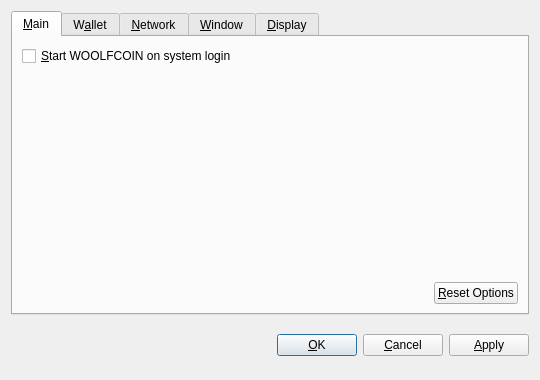
<?xml version="1.0" encoding="UTF-8"?>
<ui version="4.0">
 <class>OptionsDialog</class>
 <widget class="QDialog" name="OptionsDialog">
  <property name="geometry">
   <rect>
    <x>0</x>
    <y>0</y>
    <width>540</width>
    <height>380</height>
   </rect>
  </property>
  <property name="windowTitle">
   <string>Options</string>
  </property>
  <property name="modal">
   <bool>true</bool>
  </property>
  <layout class="QVBoxLayout" name="verticalLayout">
   <item>
    <widget class="QTabWidget" name="tabWidget">
     <property name="tabPosition">
      <enum>QTabWidget::North</enum>
     </property>
     <property name="currentIndex">
      <number>0</number>
     </property>
     <widget class="QWidget" name="tabMain">
      <attribute name="title">
       <string>&amp;Main</string>
      </attribute>
      <layout class="QVBoxLayout" name="verticalLayout_Main">
       <item>
        <widget class="QCheckBox" name="bitcoinAtStartup">
         <property name="toolTip">
          <string>Automatically start WOOLFCOIN after logging in to the system.</string>
         </property>
         <property name="text">
          <string>&amp;Start WOOLFCOIN on system login</string>
         </property>
        </widget>
       </item>
       <item>
        <spacer name="verticalSpacer_Main">
         <property name="orientation">
          <enum>Qt::Vertical</enum>
         </property>
         <property name="sizeHint" stdset="0">
          <size>
           <width>20</width>
           <height>40</height>
          </size>
         </property>
        </spacer>
       </item>
       <item>
        <layout class="QHBoxLayout" name="horizontalLayout_2_Main">
         <item>
          <spacer name="horizontalSpacer_2_Main">
           <property name="orientation">
            <enum>Qt::Horizontal</enum>
           </property>
           <property name="sizeHint" stdset="0">
            <size>
             <width>40</width>
             <height>20</height>
            </size>
           </property>
          </spacer>
         </item>
         <item>
          <widget class="QPushButton" name="resetButton">
           <property name="toolTip">
            <string>Reset all client options to default.</string>
           </property>
           <property name="text">
            <string>&amp;Reset Options</string>
           </property>
           <property name="autoDefault">
            <bool>false</bool>
           </property>
          </widget>
         </item>
        </layout>
       </item>
      </layout>
     </widget>
     <widget class="QWidget" name="tabWallet">
      <attribute name="title">
       <string>W&amp;allet</string>
      </attribute>
      <layout class="QVBoxLayout" name="verticalLayout_Network">
       <item>
        <widget class="QLabel" name="transactionFeeInfoLabel">
         <property name="text">
          <string>Optional transaction fee per kB that helps make sure your transactions are processed quickly. Most transactions are 1 kB.</string>
         </property>
         <property name="textFormat">
          <enum>Qt::PlainText</enum>
         </property>
         <property name="wordWrap">
          <bool>true</bool>
         </property>
        </widget>
       </item>
       <item>
        <layout class="QHBoxLayout" name="horizontalLayout_1_Main">
         <item>
          <widget class="QLabel" name="transactionFeeLabel">
           <property name="text">
            <string>Pay transaction &amp;fee</string>
           </property>
           <property name="textFormat">
            <enum>Qt::PlainText</enum>
           </property>
           <property name="buddy">
            <cstring>transactionFee</cstring>
           </property>
          </widget>
         </item>
         <item>
          <widget class="BitcoinAmountField" name="transactionFee"/>
         </item>
         <item>
          <spacer name="horizontalSpacer_1_Main">
           <property name="orientation">
            <enum>Qt::Horizontal</enum>
           </property>
           <property name="sizeHint" stdset="0">
            <size>
             <width>40</width>
             <height>20</height>
            </size>
           </property>
          </spacer>
         </item>
        </layout>
       </item>
       <item>
        <widget class="QLabel" name="label">
         <property name="text">
          <string>If you disable the spending of unconfirmed change, the change from a transaction cannot be used until that transaction has at least one confirmation. This also affects how your balance is computed.</string>
         </property>
         <property name="wordWrap">
          <bool>true</bool>
         </property>
        </widget>
       </item>
       <item>
        <widget class="QCheckBox" name="spendZeroConfChange">
         <property name="text">
          <string>Spend unconfirmed change  (experts only)</string>
         </property>
        </widget>
       </item>
       <item>
        <spacer name="verticalSpacer">
         <property name="orientation">
          <enum>Qt::Vertical</enum>
         </property>
         <property name="sizeHint" stdset="0">
          <size>
           <width>20</width>
           <height>40</height>
          </size>
         </property>
        </spacer>
       </item>
      </layout>
     </widget>
     <widget class="QWidget" name="tabNetwork">
      <attribute name="title">
       <string>&amp;Network</string>
      </attribute>
      <layout class="QVBoxLayout" name="verticalLayout_Network">
       <item>
        <widget class="QCheckBox" name="mapPortUpnp">
         <property name="toolTip">
          <string>Automatically open the WOOLFCOIN client port on the router. This only works when your router supports UPnP and it is enabled.</string>
         </property>
         <property name="text">
          <string>Map port using &amp;UPnP</string>
         </property>
        </widget>
       </item>
       <item>
        <widget class="QCheckBox" name="connectSocks">
         <property name="toolTip">
          <string>Connect to the WOOLFCOIN network through a SOCKS proxy (e.g. when connecting through Tor).</string>
         </property>
         <property name="text">
          <string>&amp;Connect through SOCKS proxy:</string>
         </property>
        </widget>
       </item>
       <item>
        <layout class="QHBoxLayout" name="horizontalLayout_Network">
         <item>
          <widget class="QLabel" name="proxyIpLabel">
           <property name="text">
            <string>Proxy &amp;IP:</string>
           </property>
           <property name="textFormat">
            <enum>Qt::PlainText</enum>
           </property>
           <property name="buddy">
            <cstring>proxyIp</cstring>
           </property>
          </widget>
         </item>
         <item>
          <widget class="QValidatedLineEdit" name="proxyIp">
           <property name="maximumSize">
            <size>
             <width>140</width>
             <height>16777215</height>
            </size>
           </property>
           <property name="toolTip">
            <string>IP address of the proxy (e.g. 127.0.0.1)</string>
           </property>
          </widget>
         </item>
         <item>
          <widget class="QLabel" name="proxyPortLabel">
           <property name="text">
            <string>&amp;Port:</string>
           </property>
           <property name="textFormat">
            <enum>Qt::PlainText</enum>
           </property>
           <property name="buddy">
            <cstring>proxyPort</cstring>
           </property>
          </widget>
         </item>
         <item>
          <widget class="QLineEdit" name="proxyPort">
           <property name="maximumSize">
            <size>
             <width>55</width>
             <height>16777215</height>
            </size>
           </property>
           <property name="toolTip">
            <string>Port of the proxy (e.g. 9050)</string>
           </property>
          </widget>
         </item>
         <item>
          <widget class="QLabel" name="socksVersionLabel">
           <property name="text">
            <string>SOCKS &amp;Version:</string>
           </property>
           <property name="textFormat">
            <enum>Qt::PlainText</enum>
           </property>
           <property name="buddy">
            <cstring>socksVersion</cstring>
           </property>
          </widget>
         </item>
         <item>
          <widget class="QValueComboBox" name="socksVersion">
           <property name="toolTip">
            <string>SOCKS version of the proxy (e.g. 5)</string>
           </property>
          </widget>
         </item>
         <item>
          <spacer name="horizontalSpacer_Network">
           <property name="orientation">
            <enum>Qt::Horizontal</enum>
           </property>
           <property name="sizeHint" stdset="0">
            <size>
             <width>40</width>
             <height>20</height>
            </size>
           </property>
          </spacer>
         </item>
        </layout>
       </item>
       <item>
        <spacer name="verticalSpacer_Network">
         <property name="orientation">
          <enum>Qt::Vertical</enum>
         </property>
         <property name="sizeHint" stdset="0">
          <size>
           <width>20</width>
           <height>40</height>
          </size>
         </property>
        </spacer>
       </item>
      </layout>
     </widget>
     <widget class="QWidget" name="tabWindow">
      <attribute name="title">
       <string>&amp;Window</string>
      </attribute>
      <layout class="QVBoxLayout" name="verticalLayout_Window">
       <item>
        <widget class="QCheckBox" name="minimizeToTray">
         <property name="toolTip">
          <string>Show only a tray icon after minimizing the window.</string>
         </property>
         <property name="text">
          <string>&amp;Minimize to the tray instead of the taskbar</string>
         </property>
        </widget>
       </item>
       <item>
        <widget class="QCheckBox" name="minimizeOnClose">
         <property name="toolTip">
          <string>Minimize instead of exit the application when the window is closed. When this option is enabled, the application will be closed only after selecting Quit in the menu.</string>
         </property>
         <property name="text">
          <string>M&amp;inimize on close</string>
         </property>
        </widget>
       </item>
       <item>
        <spacer name="verticalSpacer_Window">
         <property name="orientation">
          <enum>Qt::Vertical</enum>
         </property>
         <property name="sizeHint" stdset="0">
          <size>
           <width>20</width>
           <height>40</height>
          </size>
         </property>
        </spacer>
       </item>
      </layout>
     </widget>
     <widget class="QWidget" name="tabDisplay">
      <attribute name="title">
       <string>&amp;Display</string>
      </attribute>
      <layout class="QVBoxLayout" name="verticalLayout_Display">
       <item>
        <layout class="QHBoxLayout" name="horizontalLayout_1_Display">
         <item>
          <widget class="QLabel" name="langLabel">
           <property name="text">
            <string>User Interface &amp;language:</string>
           </property>
           <property name="textFormat">
            <enum>Qt::PlainText</enum>
           </property>
           <property name="buddy">
            <cstring>lang</cstring>
           </property>
          </widget>
         </item>
         <item>
          <widget class="QValueComboBox" name="lang">
           <property name="toolTip">
            <string>The user interface language can be set here. This setting will take effect after restarting WOOLFCOIN.</string>
           </property>
          </widget>
         </item>
        </layout>
       </item>
       <item>
        <layout class="QHBoxLayout" name="horizontalLayout_2_Display">
         <item>
          <widget class="QLabel" name="unitLabel">
           <property name="text">
            <string>&amp;Unit to show amounts in:</string>
           </property>
           <property name="textFormat">
            <enum>Qt::PlainText</enum>
           </property>
           <property name="buddy">
            <cstring>unit</cstring>
           </property>
          </widget>
         </item>
         <item>
          <widget class="QValueComboBox" name="unit">
           <property name="toolTip">
            <string>Choose the default subdivision unit to show in the interface and when sending coins.</string>
           </property>
          </widget>
         </item>
        </layout>
       </item>
       <item>
        <widget class="QCheckBox" name="displayAddresses">
         <property name="toolTip">
          <string>Whether to show WOOLFCOIN addresses in the transaction list or not.</string>
         </property>
         <property name="text">
          <string>&amp;Display addresses in transaction list</string>
         </property>
        </widget>
       </item>
       <item>
        <widget class="QCheckBox" name="coinControlFeatures">
         <property name="toolTip">
          <string>Whether to show coin control features or not.</string>
         </property>
         <property name="text">
          <string>Display coin &amp;control features (experts only!)</string>
         </property>
        </widget>
       </item>
       <item>
        <spacer name="verticalSpacer_Display">
         <property name="orientation">
          <enum>Qt::Vertical</enum>
         </property>
         <property name="sizeHint" stdset="0">
          <size>
           <width>20</width>
           <height>40</height>
          </size>
         </property>
        </spacer>
       </item>
      </layout>
     </widget>
    </widget>
   </item>
   <item>
    <layout class="QHBoxLayout" name="horizontalLayout_Buttons">
     <item>
      <spacer name="horizontalSpacer_1">
       <property name="orientation">
        <enum>Qt::Horizontal</enum>
       </property>
       <property name="sizeHint" stdset="0">
        <size>
         <width>40</width>
         <height>48</height>
        </size>
       </property>
      </spacer>
     </item>
     <item>
      <widget class="QLabel" name="statusLabel">
       <property name="font">
        <font>
         <weight>75</weight>
         <bold>true</bold>
        </font>
       </property>
       <property name="text">
        <string/>
       </property>
       <property name="textFormat">
        <enum>Qt::PlainText</enum>
       </property>
       <property name="wordWrap">
        <bool>true</bool>
       </property>
      </widget>
     </item>
     <item>
      <spacer name="horizontalSpacer_2">
       <property name="orientation">
        <enum>Qt::Horizontal</enum>
       </property>
       <property name="sizeHint" stdset="0">
        <size>
         <width>40</width>
         <height>48</height>
        </size>
       </property>
      </spacer>
     </item>
     <item>
      <widget class="QPushButton" name="okButton">
       <property name="text">
        <string>&amp;OK</string>
       </property>
      </widget>
     </item>
     <item>
      <widget class="QPushButton" name="cancelButton">
       <property name="text">
        <string>&amp;Cancel</string>
       </property>
       <property name="autoDefault">
        <bool>false</bool>
       </property>
      </widget>
     </item>
     <item>
      <widget class="QPushButton" name="applyButton">
       <property name="text">
        <string>&amp;Apply</string>
       </property>
       <property name="autoDefault">
        <bool>false</bool>
       </property>
      </widget>
     </item>
    </layout>
   </item>
  </layout>
 </widget>
 <customwidgets>
  <customwidget>
   <class>BitcoinAmountField</class>
   <extends>QSpinBox</extends>
   <header>bitcoinamountfield.h</header>
  </customwidget>
  <customwidget>
   <class>QValueComboBox</class>
   <extends>QComboBox</extends>
   <header>qvaluecombobox.h</header>
  </customwidget>
  <customwidget>
   <class>QValidatedLineEdit</class>
   <extends>QLineEdit</extends>
   <header>qvalidatedlineedit.h</header>
  </customwidget>
 </customwidgets>
 <resources/>
 <connections/>
</ui>
